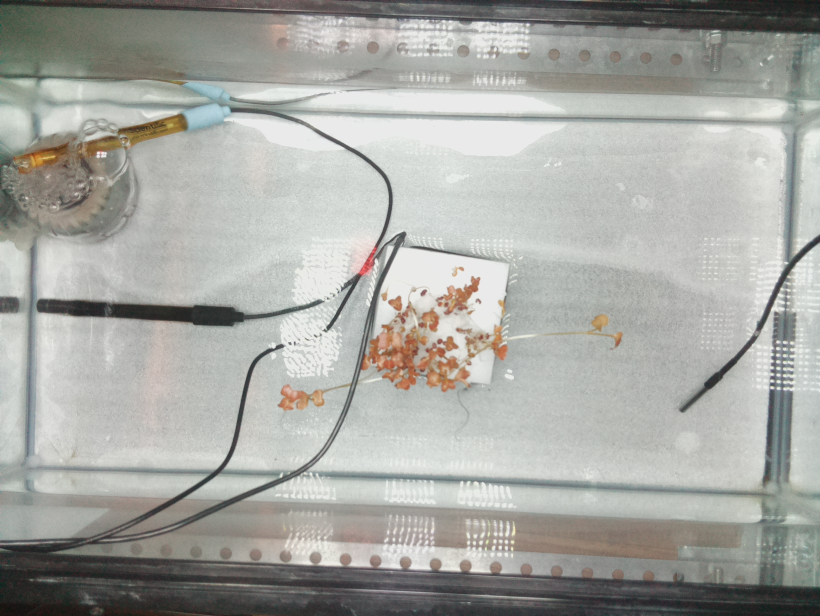
#> input picture imaging/piNoir.jpg, 1640 x 1232 px (shown at 1/2 size)
$ python forced_match.py
#> lines starting #> are read from the running program, lines starting #| are printed output that depends on the picture; after the words box and inside, x2 and y2 are one past the last pixel; in counts of white or black regions, pixels touching at a corner belong together
# -*- coding: utf-8 -*-
import numpy as np
import cv2
from matplotlib import pyplot as plt

MIN_MATCH_COUNT = 10

img1 = cv2.imread('./piNoir.jpg')          # queryImage
#> img1 is the input picture: shape (1232, 1640, 3); mean B, G, R 162.4, 167.5, 166.5
img2 = cv2.imread('./pi.jpg') # trainImage
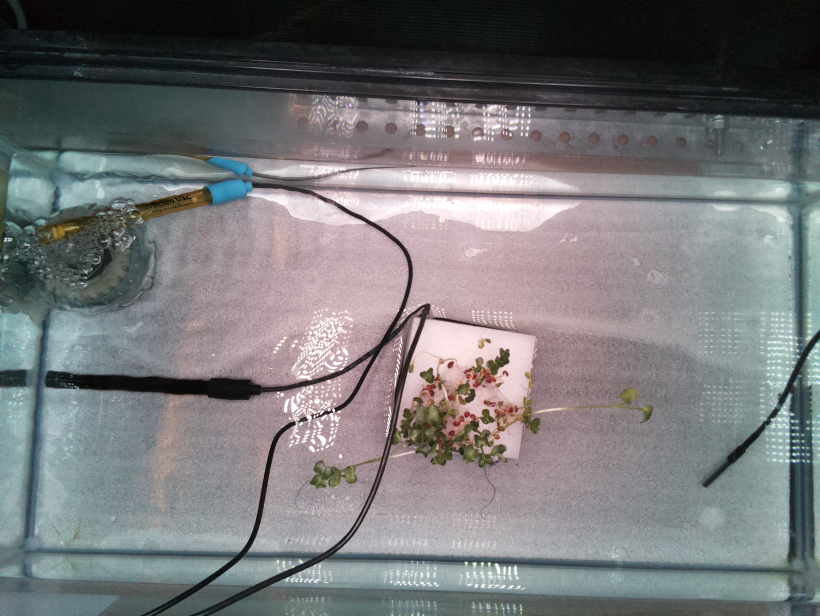
#> input picture imaging/pi.jpg, 1640 x 1232 px (shown at 1/2 size)
#> img2 is the input picture: shape (1232, 1640, 3); mean B, G, R 120, 118.3, 118.1
# dtype:uint8
# imwrite after imread is unchange
# cv2 object is (hight,width,color(BGR)),Pillow object is RGB
akaze = cv2.AKAZE_create()


# find the keypoints and descriptors with SIFT
kp1, des1 = akaze.detectAndCompute(img1,None)
#> kp1 = 2381 keypoints; strongest (x, y, size): (846, 586, 8.1), (560, 693, 11.4), (561, 692, 8.1), (847, 585, 11.4)
kp2, des2 = akaze.detectAndCompute(img2,None)
#> kp2 = 3441 keypoints; strongest (x, y, size): (900, 730, 8.1), (608, 838, 8.1), (606, 838, 11.4), (652, 824, 8.1)

bf = cv2.BFMatcher()
# 特徴量ベクトル同士をBrute-Force＆KNNでマッチング
matches = bf.knnMatch(des1, des2, k=2)
#> matches = 2381 matches

# データを間引きする
ratio = 0.5
good = []
for m, n in matches:
    if m.distance < ratio * n.distance:
        good.append(m)
#> after the loop, good = 14 matches
#        good.append(m)

# 特徴量をマッチング状況に応じてソートする
good = sorted(matches, key = lambda x : x[1].distance)
#> good = 2381 matches

src_pts = np.float32([ kp1[m[0].queryIdx].pt for m in good ]).reshape(-1,1,2)
#> src_pts = 2381 rows, first 8: [778.1, 366.1], [770.8, 352.5], [1417, 768.9], [781.1, 378.7], [783.1, 389.8], [392.4, 613], [1420.4, 773.6], [771.6, 353.3]
dst_pts = np.float32([ kp2[m[0].trainIdx].pt for m in good ]).reshape(-1,1,2)
#> dst_pts = 2381 rows, first 8: [816.2, 509.4], [811.6, 500.8], [1463.3, 915.1], [820.9, 524], [822.8, 534.9], [425.5, 758.9], [1465.8, 922.6], [811.6, 500.8]

M, mask = cv2.findHomography(src_pts, dst_pts, cv2.RANSAC,5.0)
#> M = [[0.976, -0.0551, 58.21], [0.0245, 0.862, 164.6], [2.47e-05, -0.000126, 1]]; mask = 2381 values, max 1 at index 1, min 0 at index 0, mean 0.0815
E = np.eye(3)
img1 = cv2.warpPerspective(img2,M,(1640,1232))
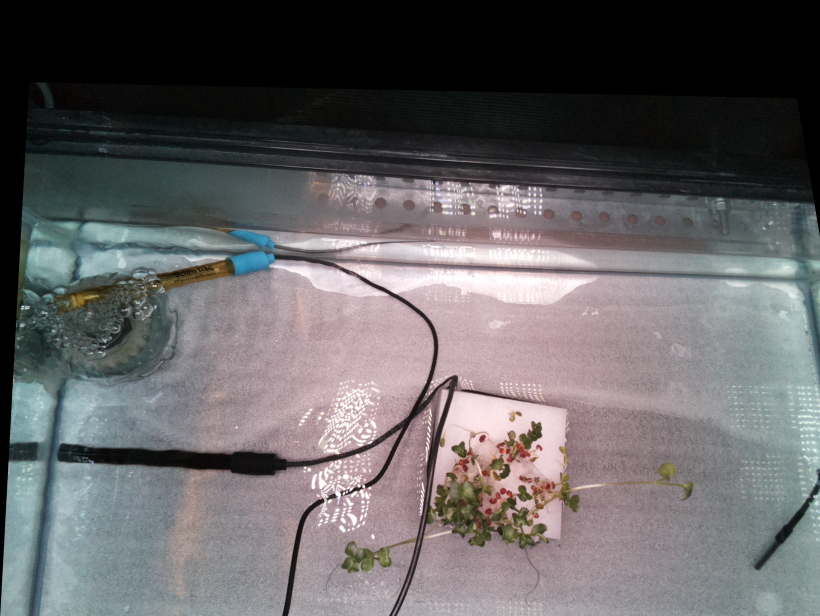
#> img1: shape (1232, 1640, 3) (shown at 1/2 size); mean B, G, R 101, 99.4, 101.8


# create empty array
img3 = np.empty_like(img1)

# 画像表示 (Ir - R) / (Ir + R)
#img3 = ((img1 - img2)/(img1 + img2)) *  255
img3[:,:,0] = (img1[:,:,0] + img2[:,:,0]) / (img1[:,:,0] -  img2[:,:,0]) * 255
img3[:,:,1] = (img1[:,:,1] + img2[:,:,1]) / (img1[:,:,1] -  img2[:,:,1]) * 255
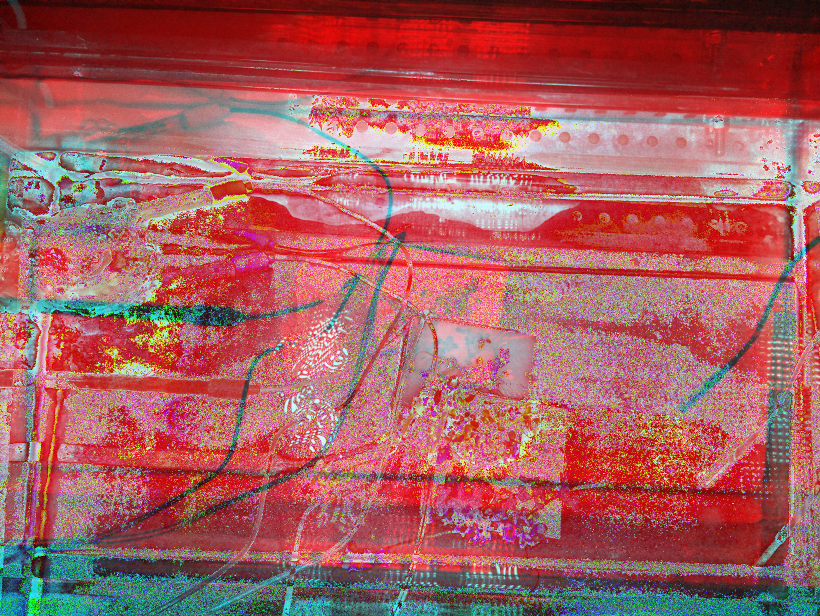
#> img3: shape (1232, 1640, 3) (shown at 1/2 size); mean B, G, R 94.9, 93.6, 166.5
img3[:,:,2] = (img1[:,:,2] + img2[:,:,2]) / (img1[:,:,2] -  img2[:,:,2]) * 255
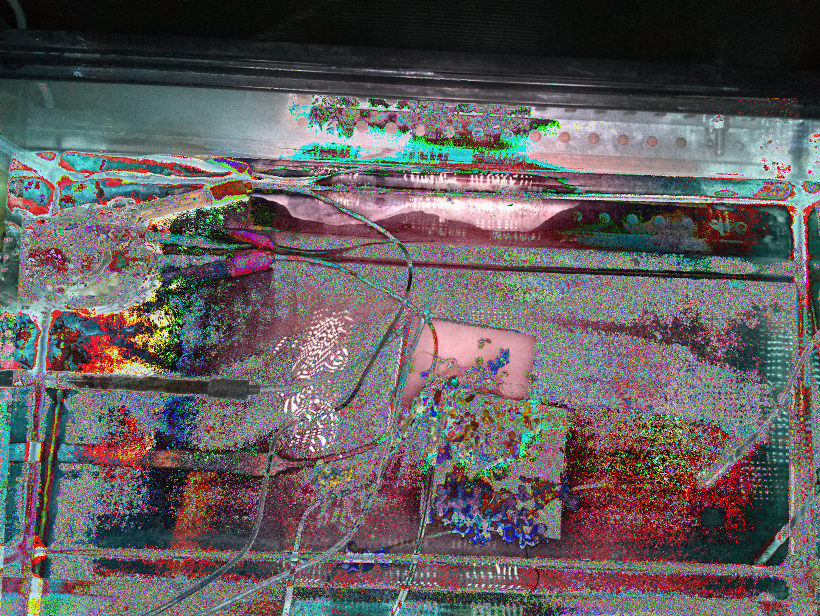
#> img3: shape (1232, 1640, 3) (shown at 1/2 size); mean B, G, R 94.9, 93.6, 99.1

# NDVI area
mask = 50
#print(np.count_nonzero(img3[:,:,2] >mask))

# binarization
img4 = img3[:,:,2]
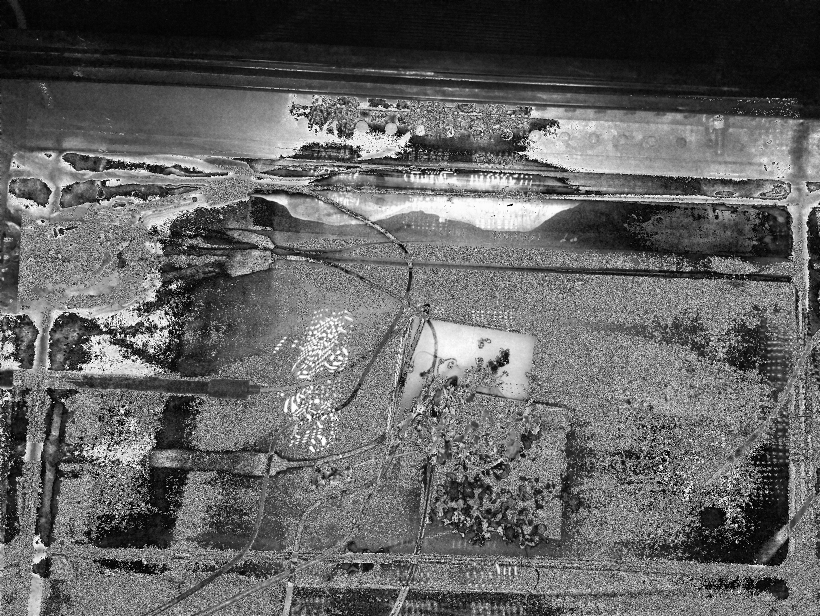
#> img4: shape (1232, 1640) (shown at 1/2 size); min 0, max 255, mean 99.1
ret,thresh1 = cv2.threshold(img4,mask,255,cv2.THRESH_BINARY)
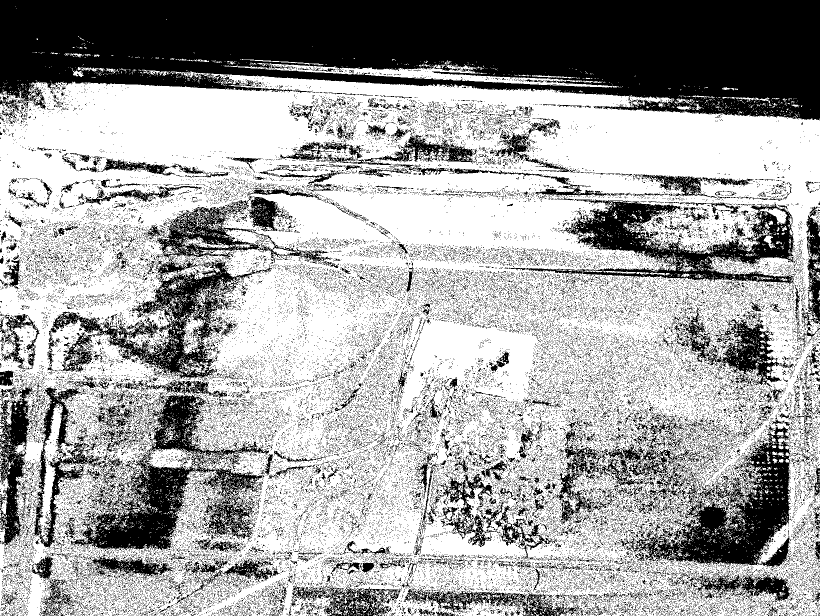
#> thresh1: shape (1232, 1640) (shown at 1/2 size); 63.9% white; 51688 black regions (50579 under 20 px), largest, box (x1, y1, x2, y2) and area: (0, 0, 1640, 241) 290077, (141, 759, 538, 1103) 39258, (1237, 852, 1583, 1136) 33748
#> ret = 50

# opening process
kernel = np.ones((5,5),np.uint8)
opening = cv2.morphologyEx(thresh1, cv2.MORPH_OPEN, kernel)
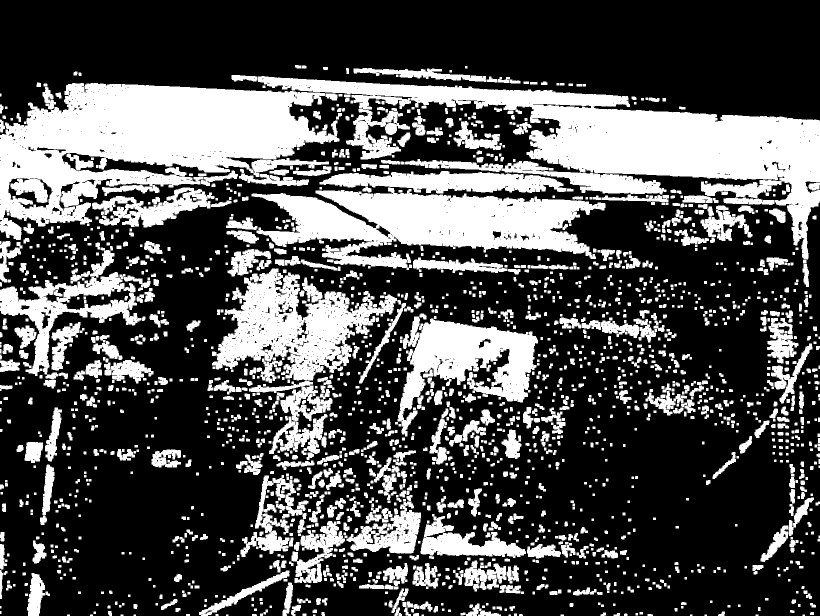
#> opening: shape (1232, 1640) (shown at 1/2 size); 31.7% white; 2041 white regions (21 under 20 px), largest, box (x1, y1, x2, y2) and area: (0, 166, 679, 480) 112399, (516, 152, 1640, 519) 106092, (503, 375, 1211, 540) 62290

print(np.count_nonzero(opening > mask))
#| 640191

# [5 lines of commented-out code are left out]

cv2.imshow('a',opening)
# キー押下で終了
cv2.waitKey(0)
cv2.destroyAllWindows()
